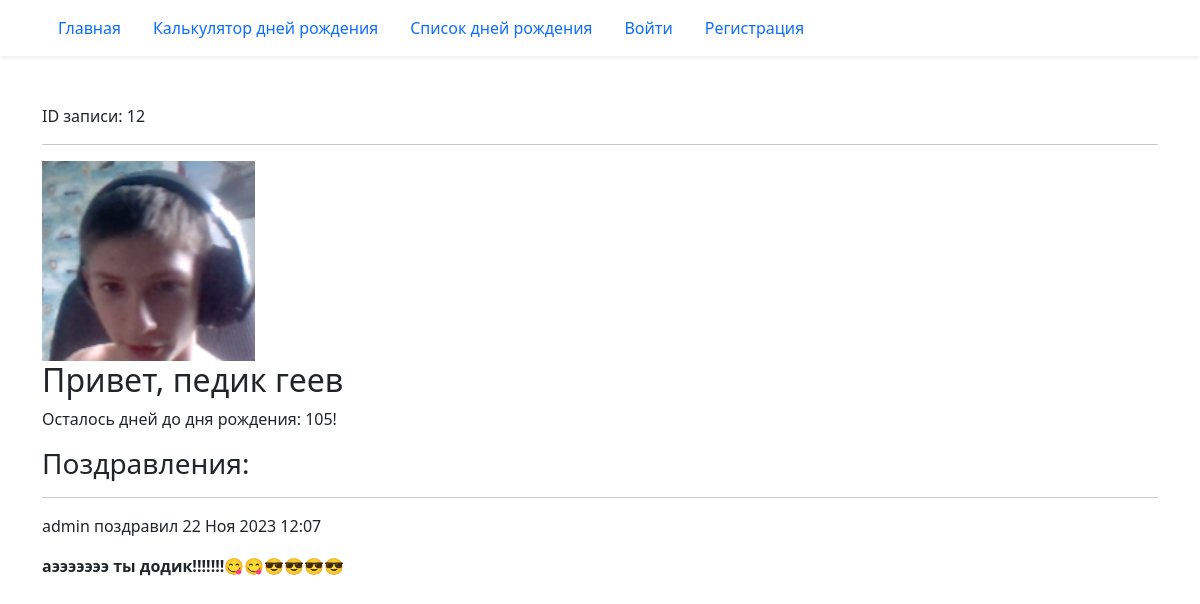
The app's page /birthday/12/ with its own data.
### birthday/models.py (models this page shows, shortened)
class Birthday(models.Model):
    first_name = models.CharField('Имя', max_length=20)
    last_name = models.CharField(
        'Фамилия',
        max_length=20,
        blank=True,
        help_text='Необязательное поле'
    )
    birthday = models.DateField('Дата рождения', validators=(real_age,))
    image = models.ImageField('Фото', upload_to='birthdays_images', blank=True)
    author = models.ForeignKey(
        User,
        verbose_name='Автор записи',
        on_delete=models.CASCADE,
        null=True
    )
    tag = models.ManyToManyField(
        Tag,
        verbose_name='Теги',
        blank=True,
        help_text='Удерживаете Ctrl для выбора нескольких вариантов'
    )
    class Meta:
        constraints = (models.UniqueConstraint(
            fields=('first_name', 'last_name', 'birthday'),
            name='Unique person constraint'
            ),
        )

class Congratulation(models.Model):
    text = models.TextField('Текст поздравления')
    birthday = models.ForeignKey(
        Birthday,
        on_delete=models.CASCADE,
        related_name='congratulations',
    )
    created_at = models.DateTimeField(auto_now_add=True)
    author = models.ForeignKey(User, on_delete=models.CASCADE)
    class Meta:
        ordering = ('created_at',)

### birthday/views.py (the view)
# urls.py: path('<int:pk>/', views.BirthdayDetailView.as_view(), name='detail'),
class BirthdayDetailView(DetailView):
    model = Birthday
    def get_context_data(self, **kwargs):
        context = super().get_context_data(**kwargs)
        context["birthday_countdown"] = calculate_birthday_countdown(
            self.object.birthday
        )
        context['form'] = CongratulationForm()
        context['congratulations'] = (
            self.object.congratulations.select_related('author')
        )
        return context

### birthday/utils.py (called while the page is built)
def calculate_birthday_countdown(birthday):
    today = date.today()
    this_year_birthday = get_birthday_for_year(birthday, today.year)
    if this_year_birthday < today:
        next_birthday = get_birthday_for_year(birthday, today.year + 1)
    else:
        next_birthday = this_year_birthday
    birthday_countdown = (next_birthday - today).days
    return birthday_countdown

def get_birthday_for_year(birthday, year):
    try:
        calculate_birthday = birthday.replace(year=year)
    except ValueError:
        calculate_birthday = date(year=year, month=3, day=1)
    return calculate_birthday

### templates/birthday/birthday_detail.html (shortened to what this page needs)
{% extends "base.html" %}
{% load django_bootstrap5 %}
{% block content %}
  ID записи: {{ object.id }}
  <hr>
  {% if birthday.image %}
    <div>
      <img src="{{ birthday.image.url }}" height="200">
    </div>
  {% endif %}
  <h2>Привет, {{ object.first_name }} {{ object.last_name }}</h2>
  {% if birthday_countdown == 0 %}
    <p>С днём рождения!</p>
  {% else %}
    <p>Осталось дней до дня рождения: {{ birthday_countdown }}!</p>
  {% endif %}
  <div>
    <h3>Поздравления:</h3>
    {% for congratulation in congratulations %}
      <hr>
      <p>
        {{ congratulation.author.username }}
        поздравил {{ congratulation.created_at|date:"d M Y H:i" }}
      </p>
      <p><b>{{ congratulation.text }}</b></p>
    {% endfor %}
  </div>
{% endblock content %}

### records on screen
Birthday: id "12", image (picture), first_name "педик", last_name "геев"
Congratulation: author.username "admin", created_at "22 Ноя 2023 12:07", text "аэээээээ ты додик!!!!!!!😋😋😎😎😎😎"

### other values on screen
{{ birthday_countdown }} "105"
